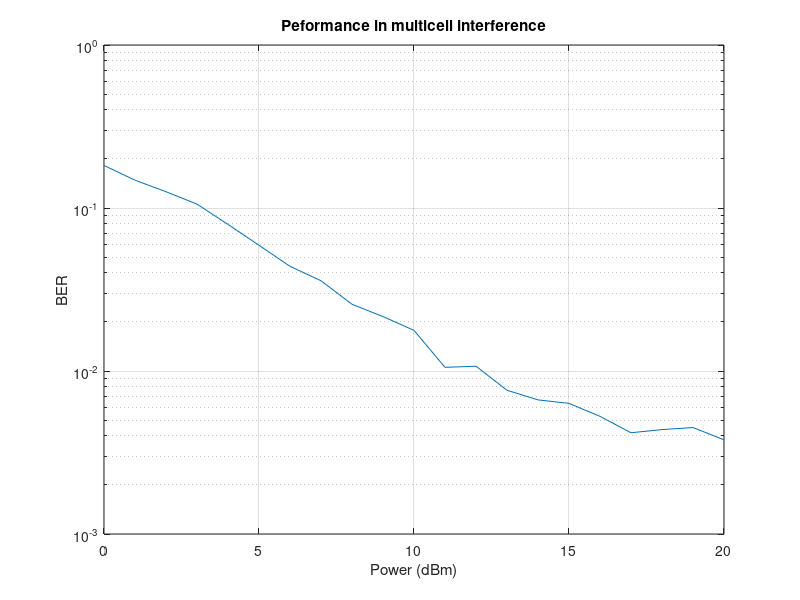

MATLAB code to generate this figure:
clear;
close all;

N_symb = 100; % Symbols
system_bandwidth = 30e6; % Hz
band_rolloff = 0.5;
available_bandwidth = system_bandwidth / (1 + band_rolloff);
max_constalation_size = 4; % bit / Symbol - 16QAM
system_total_rate = max_constalation_size * available_bandwidth; % bit/s

Dmax = 2000; % m
c = 3e8; % m/s
carry_frequency = 2.4e9; % Hz
carry_lamdba = c / carry_frequency; % m
Pmax = 20; % dBm

noise_spectral_density = -174; % dBm / Hz

Ts = 1 / available_bandwidth; % s
MC = 1000; %%number of Monte-Carlo simulations

user_rate = 40e6; % bit/s

adjacent_cells = 2;

%%%%%%%%%%%%%%%%%%%%%%%%%%%%%%%%%%%%%%%% CH1 CH2 CH3
equalization_modes.zf.bpsk.snr_min    = [ 9.0 13.5 21]; % Es/N0 dB

equalization_modes.dfe.bpsk.snr_min   = [ 8.6 11   13.5]; % Es/N0 dB

ber_plot_args = cell(2, 1);
plot_label_args = cell(1, 1);

Kmax = system_total_rate / user_rate;
K = 1;

powers = 0:1:Pmax;
total_ber = zeros(1, length(powers));
for ii=1:length(powers)
    P = powers(ii);
    aux=0;

    for mm=1:MC
    	xx= rand(1, 1) * Dmax / 2; 
    	yy= rand(1, 1) * Dmax / 2;

      adjacent_xx = rand(adjacent_cells, 1) * Dmax / 2;
      adjacent_xx = adjacent_xx + Dmax;
      adjacent_yy = rand(adjacent_cells, 1) * Dmax / 2;
      adjacent_yy = adjacent_yy + Dmax;

    	d2=xx.^2+yy.^2;%% square-distance from the origin
    	adjacent_d2=adjacent_xx.^2+adjacent_yy.^2;

      friss_attenuation_factor = carry_lamdba^2 / (4*pi)^2;
    	a2 = min(1, friss_attenuation_factor ./ d2)';% square magnitude attenuation in Friis equation 
    	adjacent_a2 = min(1, friss_attenuation_factor ./ adjacent_d2)';

    	a2_dB = 10*log10(a2); % dB

      pr_rx = P + a2_dB; % dBm 
      Es_rx = pr_rx - 10*log10(available_bandwidth); % dBm / Hz 
      adjacent_power = 10^(P/10) .* adjacent_a2;
      
      total_noise_spectral_density = 10^(noise_spectral_density/10) ...
                                     + sum(adjacent_power) / available_bandwidth;
      total_noise_spectral_density_dbm = 10*log10(total_noise_spectral_density);

      tx_bit_stream = randi([0, 1], N_symb, 1);
      rx_bit_stream = tx_bit_stream * 10^(Es_rx/10) + randn(N_symb, 1) * total_noise_spectral_density;

      %%% Decoding
      rx_bit_stream = rx_bit_stream > mean(rx_bit_stream);
      
    	ber = sum(tx_bit_stream ~= rx_bit_stream) / N_symb;
    	aux = aux + ber;
    end
    total_ber(ii) = aux/MC;
end
ber_plot_args(:) = {powers, total_ber};
%if rate / 1e6 > 1 
%	plot_label_args(:, jj, ii) = {sprintf("%d Mb/s - %s", rate / 1e6, eq_mode_name)};
%else
%	plot_label_args(:, jj, ii) = {sprintf("%d kb/s - %s", rate / 1e3, eq_mode_name)};
%end



%% Channel display
semilogy(ber_plot_args{:});
grid;
title("Peformance in multicell interference");
%legend(plot_label_args{:});
xlabel('Power (dBm)');
ylabel('BER');
